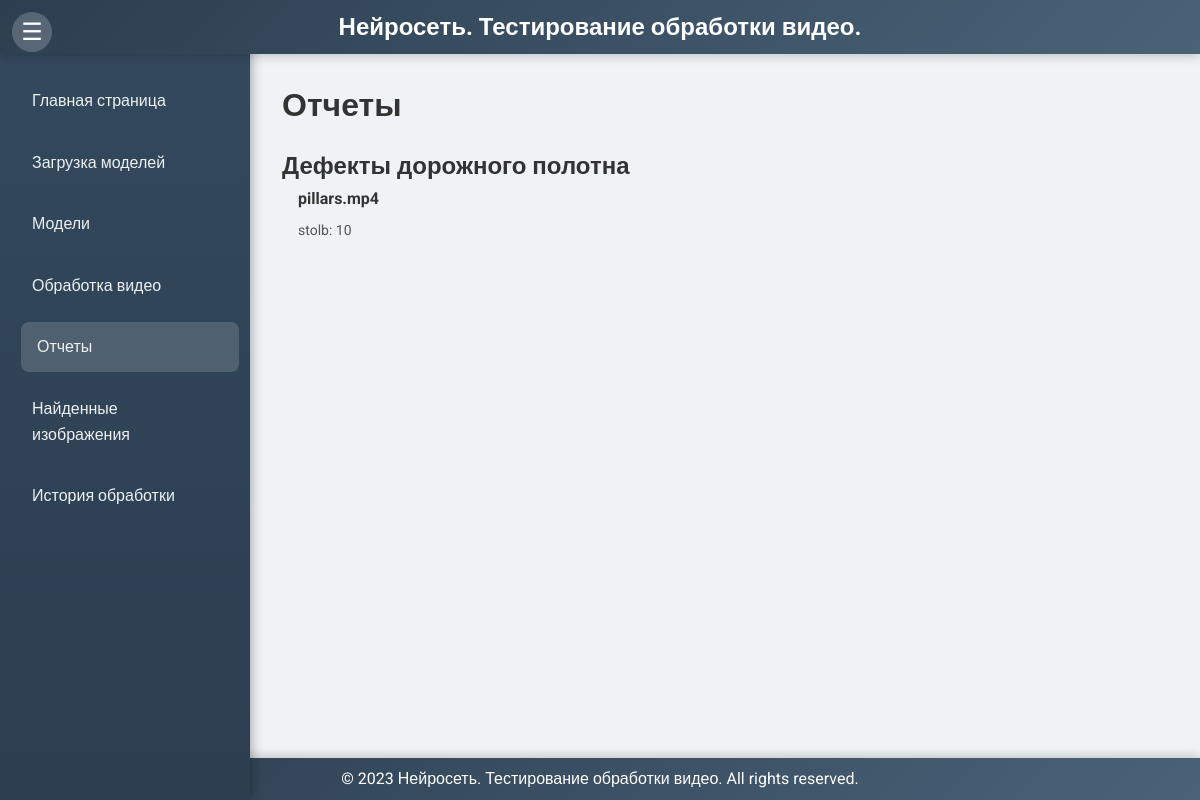
/reports, run on an earlier commit of the app's database.
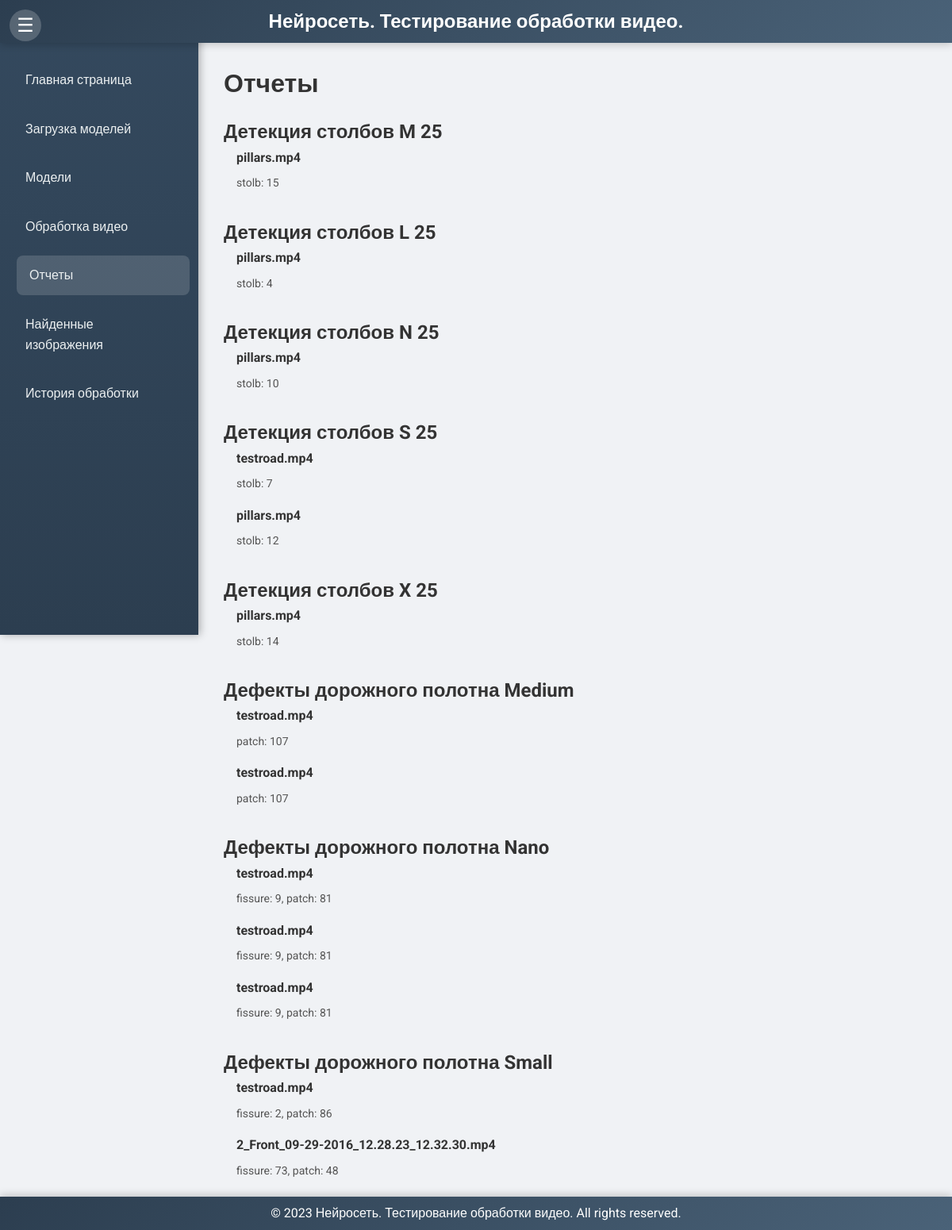
And on a later commit of the database.
### models.py (models this page shows)
class UploadedFile(db.Model):
    id = db.Column(db.Integer, primary_key=True)
    model_name = db.Column(db.String(255), nullable=False)
    version = db.Column(db.String(10), nullable=False)
    task_type = db.Column(db.String(50), nullable=False)
    description = db.Column(db.Text, nullable=False)
    file_path = db.Column(db.String(255), nullable=False)
    original_filename = db.Column(db.String(255), nullable=False)
    filename_without_guid = db.Column(db.String(255), nullable=False)
    upload_datetime = db.Column(db.DateTime, default=datetime.utcnow)

class DetectedObject(db.Model):
    id = db.Column(db.Integer, primary_key=True)
    uploaded_file_id = db.Column(db.Integer, db.ForeignKey('uploaded_file.id'), nullable=False)
    detection_datetime = db.Column(db.DateTime, default=datetime.utcnow)
    image_name = db.Column(db.String(255), nullable=False)
    video_name = db.Column(db.String(255), nullable=False)
    folder = db.Column(db.String(255), nullable=False)
    class_name = db.Column(db.String(255), nullable=False)
    processing_number = db.Column(db.Integer, nullable=False)
    description = db.Column(db.Text, nullable=False)
    uploaded_file = db.relationship('UploadedFile', backref='detected_objects')

### app.py (the view)
@app.route('/reports', methods=['GET'])
def reports():
    summary_query = (db.session.query(
        UploadedFile.model_name,
        DetectedObject.video_name,
        DetectedObject.class_name,
        func.count(DetectedObject.class_name).label('class_count')
    )
    .join(DetectedObject, UploadedFile.id == DetectedObject.uploaded_file_id)
    .group_by(UploadedFile.model_name, DetectedObject.video_name, DetectedObject.class_name)
    .order_by(UploadedFile.model_name, DetectedObject.video_name)
    .all())
    summary_data = {}
    for model_name, video_name, class_name, class_count in summary_query:
        if model_name not in summary_data:
            summary_data[model_name] = {}
        if video_name not in summary_data[model_name]:
            summary_data[model_name][video_name] = []
        summary_data[model_name][video_name].append((class_name, class_count))
    return render_template('reports.html', current_page='reports', summary_data=summary_data)

### templates/reports.html (shortened to what this page needs)
{% extends 'base.html' %}
{% block content %}
    <h1>Отчеты</h1>
    <div class="summary-report">
        {% for model_name, videos in summary_data.items() %}
            <div class="model-group">
                <h2>{{ model_name }}</h2>
                {% for video_name, classes in videos.items() %}
                    <div class="video-group">
                        <h3>{{ video_name.split('_', 1)[1] if '_' in video_name else video_name }}</h3>
                        <p>
                            {% for class_name, count in classes %}
                                {{ class_name }}: {{ count }}{% if not loop.last %}, {% endif %}
                            {% endfor %}
                        </p>
                    </div>
                {% endfor %}
            </div>
        {% endfor %}
    </div>
{% endblock %}

What changed in the data, as far as the page shows it:
added UploadedFile: model_name "Детекция столбов M 25", video_name "pillars.mp4"
added DetectedObject: class_name "stolb", id "15", shown under "pillars.mp4"
added UploadedFile: model_name "Детекция столбов L 25", video_name "pillars.mp4", classes "stolb", classes "4"
changed UploadedFile: model_name "Дефекты дорожного полотна" → "Детекция столбов N 25"
added UploadedFile: model_name "Детекция столбов S 25", video_name "testroad.mp4" "pillars.mp4", classes "stolb", classes "7"
added DetectedObject: class_name "stolb", id "12", shown under "pillars.mp4"
added UploadedFile: model_name "Детекция столбов X 25", video_name "pillars.mp4", classes "stolb", classes "14"
added UploadedFile: model_name "Дефекты дорожного полотна Medium", video_name "testroad.mp4" "testroad.mp4"
added DetectedObject: class_name "patch", id "107"
added UploadedFile: model_name "Дефекты дорожного полотна Nano", video_name "testroad.mp4" "testroad.mp4" "testroad.mp4", classes "fissure" "patch" "fissure" "patch" "fissure" "patch", classes "9" "81" "9" "81" "9" "81"
added UploadedFile: model_name "Дефекты дорожного полотна Small", video_name "testroad.mp4" "2_Front_09-29-2016_12.28.23_12.32.30.mp4", classes "fissure" "patch" "fissure" "patch", classes "2" "86" "73" "48"
